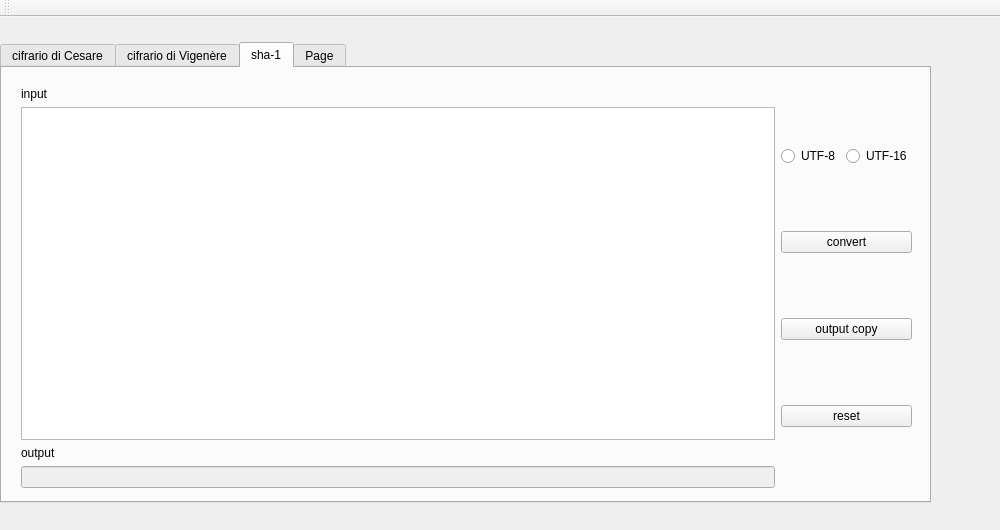
<?xml version="1.0" encoding="UTF-8"?>
<ui version="4.0">
 <class>MainWindow</class>
 <widget class="QMainWindow" name="MainWindow">
  <property name="geometry">
   <rect>
    <x>0</x>
    <y>0</y>
    <width>1000</width>
    <height>530</height>
   </rect>
  </property>
  <property name="windowTitle">
   <string>MainWindow</string>
  </property>
  <widget class="QWidget" name="centralWidget">
   <widget class="QTabWidget" name="tabWidget">
    <property name="geometry">
     <rect>
      <x>0</x>
      <y>25</y>
      <width>931</width>
      <height>461</height>
     </rect>
    </property>
    <property name="sizePolicy">
     <sizepolicy hsizetype="Maximum" vsizetype="Maximum">
      <horstretch>0</horstretch>
      <verstretch>0</verstretch>
     </sizepolicy>
    </property>
    <property name="minimumSize">
     <size>
      <width>891</width>
      <height>451</height>
     </size>
    </property>
    <property name="maximumSize">
     <size>
      <width>1000</width>
      <height>600</height>
     </size>
    </property>
    <property name="currentIndex">
     <number>2</number>
    </property>
    <widget class="QWidget" name="tab">
     <attribute name="title">
      <string>cifrario di Cesare</string>
     </attribute>
     <widget class="QWidget" name="horizontalLayoutWidget_4">
      <property name="geometry">
       <rect>
        <x>10</x>
        <y>10</y>
        <width>901</width>
        <height>421</height>
       </rect>
      </property>
      <layout class="QHBoxLayout" name="horizontalLayout_4">
       <property name="spacing">
        <number>6</number>
       </property>
       <property name="leftMargin">
        <number>10</number>
       </property>
       <property name="topMargin">
        <number>10</number>
       </property>
       <property name="rightMargin">
        <number>10</number>
       </property>
       <property name="bottomMargin">
        <number>10</number>
       </property>
       <item>
        <layout class="QVBoxLayout" name="verticalLayout_5">
         <item>
          <widget class="QLabel" name="label_5">
           <property name="text">
            <string>Input</string>
           </property>
          </widget>
         </item>
         <item>
          <widget class="QTextEdit" name="textEdit_3"/>
         </item>
        </layout>
       </item>
       <item>
        <widget class="QGroupBox" name="verticalGroupBox_4">
         <property name="sizePolicy">
          <sizepolicy hsizetype="Preferred" vsizetype="Preferred">
           <horstretch>0</horstretch>
           <verstretch>0</verstretch>
          </sizepolicy>
         </property>
         <property name="baseSize">
          <size>
           <width>0</width>
           <height>0</height>
          </size>
         </property>
         <property name="alignment">
          <set>Qt::AlignLeading|Qt::AlignLeft|Qt::AlignVCenter</set>
         </property>
         <property name="flat">
          <bool>false</bool>
         </property>
         <property name="checkable">
          <bool>false</bool>
         </property>
         <layout class="QVBoxLayout" name="verticalLayout_4">
          <item>
           <widget class="QLabel" name="label_4">
            <property name="text">
             <string>key</string>
            </property>
           </widget>
          </item>
          <item>
           <widget class="QSpinBox" name="spinBox"/>
          </item>
          <item>
           <layout class="QHBoxLayout" name="horizontalLayout_3">
            <item>
             <widget class="QRadioButton" name="radioButton_4">
              <property name="text">
               <string>encrypt</string>
              </property>
             </widget>
            </item>
            <item>
             <widget class="QRadioButton" name="radioButton_3">
              <property name="text">
               <string>decrypt</string>
              </property>
             </widget>
            </item>
           </layout>
          </item>
          <item>
           <widget class="QPushButton" name="pushButton_3">
            <property name="text">
             <string>convert</string>
            </property>
           </widget>
          </item>
          <item>
           <widget class="QPushButton" name="pushButton_8">
            <property name="text">
             <string>output copy</string>
            </property>
           </widget>
          </item>
          <item>
           <widget class="QPushButton" name="pushButton_4">
            <property name="text">
             <string>reset</string>
            </property>
           </widget>
          </item>
         </layout>
        </widget>
       </item>
       <item>
        <layout class="QVBoxLayout" name="verticalLayout_6">
         <item>
          <widget class="QLabel" name="label_6">
           <property name="text">
            <string>Output</string>
           </property>
          </widget>
         </item>
         <item>
          <widget class="QPlainTextEdit" name="plainTextEdit">
           <property name="enabled">
            <bool>false</bool>
           </property>
          </widget>
         </item>
        </layout>
       </item>
      </layout>
     </widget>
    </widget>
    <widget class="QWidget" name="tab_2">
     <attribute name="title">
      <string>cifrario di Vigenère</string>
     </attribute>
     <widget class="QWidget" name="horizontalLayoutWidget_5">
      <property name="geometry">
       <rect>
        <x>10</x>
        <y>10</y>
        <width>901</width>
        <height>421</height>
       </rect>
      </property>
      <layout class="QHBoxLayout" name="horizontalLayout_5">
       <property name="spacing">
        <number>6</number>
       </property>
       <property name="leftMargin">
        <number>10</number>
       </property>
       <property name="topMargin">
        <number>10</number>
       </property>
       <property name="rightMargin">
        <number>10</number>
       </property>
       <property name="bottomMargin">
        <number>10</number>
       </property>
       <item>
        <layout class="QVBoxLayout" name="verticalLayout_7">
         <item>
          <widget class="QLabel" name="label_7">
           <property name="text">
            <string>Input</string>
           </property>
          </widget>
         </item>
         <item>
          <widget class="QTextEdit" name="textEdit_4"/>
         </item>
        </layout>
       </item>
       <item>
        <layout class="QVBoxLayout" name="verticalLayout_8">
         <item>
          <widget class="QLabel" name="label_8">
           <property name="text">
            <string>key</string>
           </property>
          </widget>
         </item>
         <item>
          <widget class="QKeySequenceEdit" name="keySequenceEdit"/>
         </item>
         <item>
          <layout class="QHBoxLayout" name="horizontalLayout_6">
           <item>
            <widget class="QRadioButton" name="radioButton_5">
             <property name="text">
              <string>encrypt</string>
             </property>
            </widget>
           </item>
           <item>
            <widget class="QRadioButton" name="radioButton_6">
             <property name="text">
              <string>decrypt</string>
             </property>
            </widget>
           </item>
          </layout>
         </item>
         <item>
          <widget class="QPushButton" name="pushButton_5">
           <property name="text">
            <string>convert</string>
           </property>
          </widget>
         </item>
         <item>
          <widget class="QPushButton" name="pushButton_9">
           <property name="text">
            <string>output copy</string>
           </property>
          </widget>
         </item>
         <item>
          <widget class="QPushButton" name="pushButton_6">
           <property name="text">
            <string>reset</string>
           </property>
          </widget>
         </item>
        </layout>
       </item>
       <item>
        <layout class="QVBoxLayout" name="verticalLayout_9">
         <item>
          <widget class="QLabel" name="label_9">
           <property name="text">
            <string>Output</string>
           </property>
          </widget>
         </item>
         <item>
          <widget class="QPlainTextEdit" name="plainTextEdit_2">
           <property name="enabled">
            <bool>false</bool>
           </property>
          </widget>
         </item>
        </layout>
       </item>
      </layout>
     </widget>
    </widget>
    <widget class="QWidget" name="tab_3">
     <attribute name="title">
      <string>sha-1</string>
     </attribute>
     <widget class="QWidget" name="horizontalLayoutWidget">
      <property name="geometry">
       <rect>
        <x>9</x>
        <y>9</y>
        <width>911</width>
        <height>421</height>
       </rect>
      </property>
      <layout class="QHBoxLayout" name="horizontalLayout">
       <property name="leftMargin">
        <number>10</number>
       </property>
       <property name="topMargin">
        <number>10</number>
       </property>
       <property name="rightMargin">
        <number>10</number>
       </property>
       <property name="bottomMargin">
        <number>10</number>
       </property>
       <item>
        <layout class="QVBoxLayout" name="verticalLayout_2">
         <item>
          <widget class="QLabel" name="label">
           <property name="text">
            <string>input</string>
           </property>
          </widget>
         </item>
         <item>
          <widget class="QTextEdit" name="textEdit"/>
         </item>
         <item>
          <widget class="QLabel" name="label_2">
           <property name="text">
            <string>output</string>
           </property>
          </widget>
         </item>
         <item>
          <widget class="QLineEdit" name="lineEdit">
           <property name="enabled">
            <bool>false</bool>
           </property>
          </widget>
         </item>
        </layout>
       </item>
       <item>
        <layout class="QVBoxLayout" name="verticalLayout">
         <item>
          <layout class="QHBoxLayout" name="horizontalLayout_7">
           <property name="sizeConstraint">
            <enum>QLayout::SetDefaultConstraint</enum>
           </property>
           <item>
            <widget class="QRadioButton" name="radioButton_2">
             <property name="text">
              <string>UTF-8</string>
             </property>
            </widget>
           </item>
           <item>
            <widget class="QRadioButton" name="radioButton">
             <property name="text">
              <string>UTF-16</string>
             </property>
            </widget>
           </item>
          </layout>
         </item>
         <item>
          <widget class="QPushButton" name="pushButton">
           <property name="text">
            <string>convert</string>
           </property>
          </widget>
         </item>
         <item>
          <widget class="QPushButton" name="pushButton_7">
           <property name="text">
            <string>output copy</string>
           </property>
          </widget>
         </item>
         <item>
          <widget class="QPushButton" name="pushButton_2">
           <property name="text">
            <string>reset</string>
           </property>
          </widget>
         </item>
        </layout>
       </item>
      </layout>
     </widget>
    </widget>
    <widget class="QWidget" name="tab_4">
     <attribute name="title">
      <string>Page</string>
     </attribute>
     <widget class="QWidget" name="horizontalLayoutWidget_6">
      <property name="geometry">
       <rect>
        <x>9</x>
        <y>9</y>
        <width>921</width>
        <height>431</height>
       </rect>
      </property>
      <layout class="QHBoxLayout" name="horizontalLayout_8">
       <property name="leftMargin">
        <number>10</number>
       </property>
       <property name="topMargin">
        <number>10</number>
       </property>
       <property name="rightMargin">
        <number>10</number>
       </property>
       <property name="bottomMargin">
        <number>10</number>
       </property>
       <item>
        <layout class="QVBoxLayout" name="verticalLayout_3">
         <item>
          <widget class="QLabel" name="label_3">
           <property name="text">
            <string>TextLabel</string>
           </property>
          </widget>
         </item>
         <item>
          <spacer name="horizontalSpacer">
           <property name="orientation">
            <enum>Qt::Horizontal</enum>
           </property>
           <property name="sizeHint" stdset="0">
            <size>
             <width>40</width>
             <height>20</height>
            </size>
           </property>
          </spacer>
         </item>
         <item>
          <spacer name="horizontalSpacer_2">
           <property name="orientation">
            <enum>Qt::Horizontal</enum>
           </property>
           <property name="sizeHint" stdset="0">
            <size>
             <width>40</width>
             <height>20</height>
            </size>
           </property>
          </spacer>
         </item>
         <item>
          <widget class="QTextEdit" name="textEdit_2"/>
         </item>
        </layout>
       </item>
       <item>
        <layout class="QVBoxLayout" name="verticalLayout_10">
         <item>
          <widget class="QLabel" name="label_10">
           <property name="text">
            <string>TextLabel</string>
           </property>
          </widget>
         </item>
         <item>
          <widget class="QTextEdit" name="textEdit_5"/>
         </item>
        </layout>
       </item>
       <item>
        <widget class="QGroupBox" name="groupBox_3">
         <property name="title">
          <string>menu</string>
         </property>
         <property name="alignment">
          <set>Qt::AlignBottom|Qt::AlignHCenter</set>
         </property>
         <property name="flat">
          <bool>true</bool>
         </property>
         <widget class="QWidget" name="verticalLayoutWidget_8">
          <property name="geometry">
           <rect>
            <x>-30</x>
            <y>170</y>
            <width>160</width>
            <height>83</height>
           </rect>
          </property>
          <layout class="QVBoxLayout" name="verticalLayout_11">
           <item>
            <widget class="QPushButton" name="pushButton_12">
             <property name="text">
              <string>PushButton</string>
             </property>
            </widget>
           </item>
           <item>
            <widget class="QPushButton" name="pushButton_11">
             <property name="text">
              <string>PushButton</string>
             </property>
            </widget>
           </item>
           <item>
            <widget class="QPushButton" name="pushButton_10">
             <property name="text">
              <string>PushButton</string>
             </property>
            </widget>
           </item>
          </layout>
         </widget>
        </widget>
       </item>
      </layout>
     </widget>
    </widget>
   </widget>
  </widget>
  <widget class="QToolBar" name="mainToolBar">
   <attribute name="toolBarArea">
    <enum>TopToolBarArea</enum>
   </attribute>
   <attribute name="toolBarBreak">
    <bool>false</bool>
   </attribute>
  </widget>
 </widget>
 <layoutdefault spacing="6" margin="11"/>
 <resources/>
 <connections/>
</ui>
